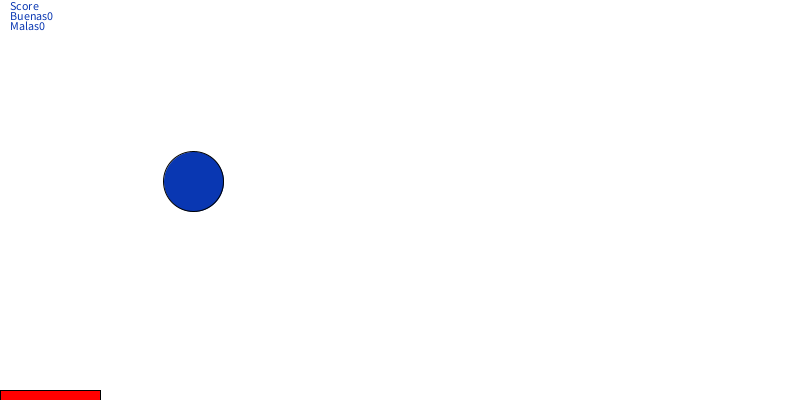
Frame 1 (no input)
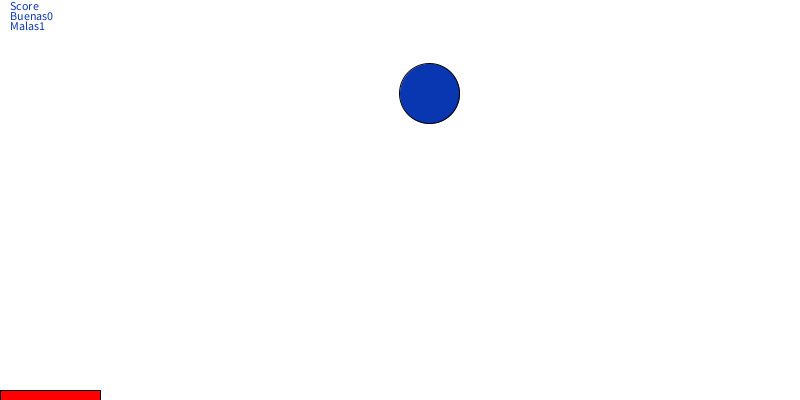
Frame 60 (the mouse pressed at the canvas centre just before this capture)
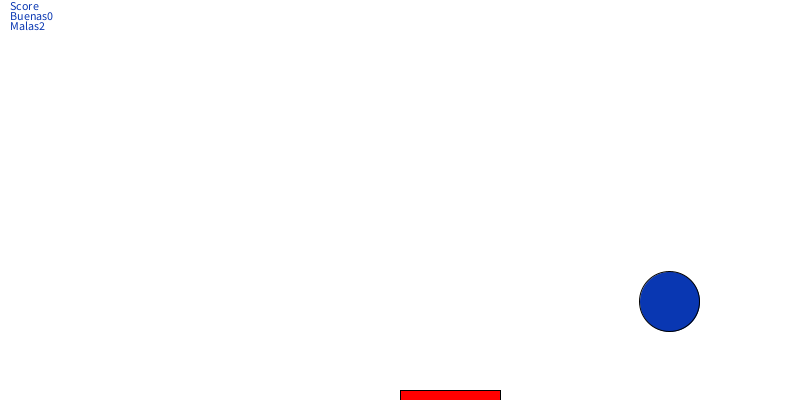
Frame 120 (the mouse held since frame 60 and released just before this capture)

The Processing sketch that drew these frames (run headless with seeded random() and noise(); from frame 60 on, the mouse is pressed at the canvas centre):

// Processing sketch: processing_76482
// ── processing_76482.pde

float posX=random(300);
float posY=random(700);
float sentidoX=4;
float sentidoY=8;
int buenas=0;
int malas=0;
void setup() {
  size (800,400);
  background (255);
}
void draw () {
  background (255);
  fill (255,0,0);

rect (mouseX,height-10,100,10);
fill (9,55,178);
ellipse (posX,posY,60,60);
posY=posY+sentidoY;
posX=posX+sentidoX;

if (posY>=height-30) {
  sentidoY= -sentidoY;
  float distancia = abs (mouseX-posX);
  if (distancia<=100) buenas= buenas+1;
  else malas=malas+1;
  
}
if (posY-30<= 0) {
  sentidoY=-sentidoY;
}
if (posX >= width -30) {
sentidoX =-sentidoX; 

}
if (posX-30 <= 0) {
  sentidoX=-sentidoX;
}
text ("Score",10,10);
text ("Buenas"+ buenas,10,20);
text ("Malas" + malas,10,30);

}
